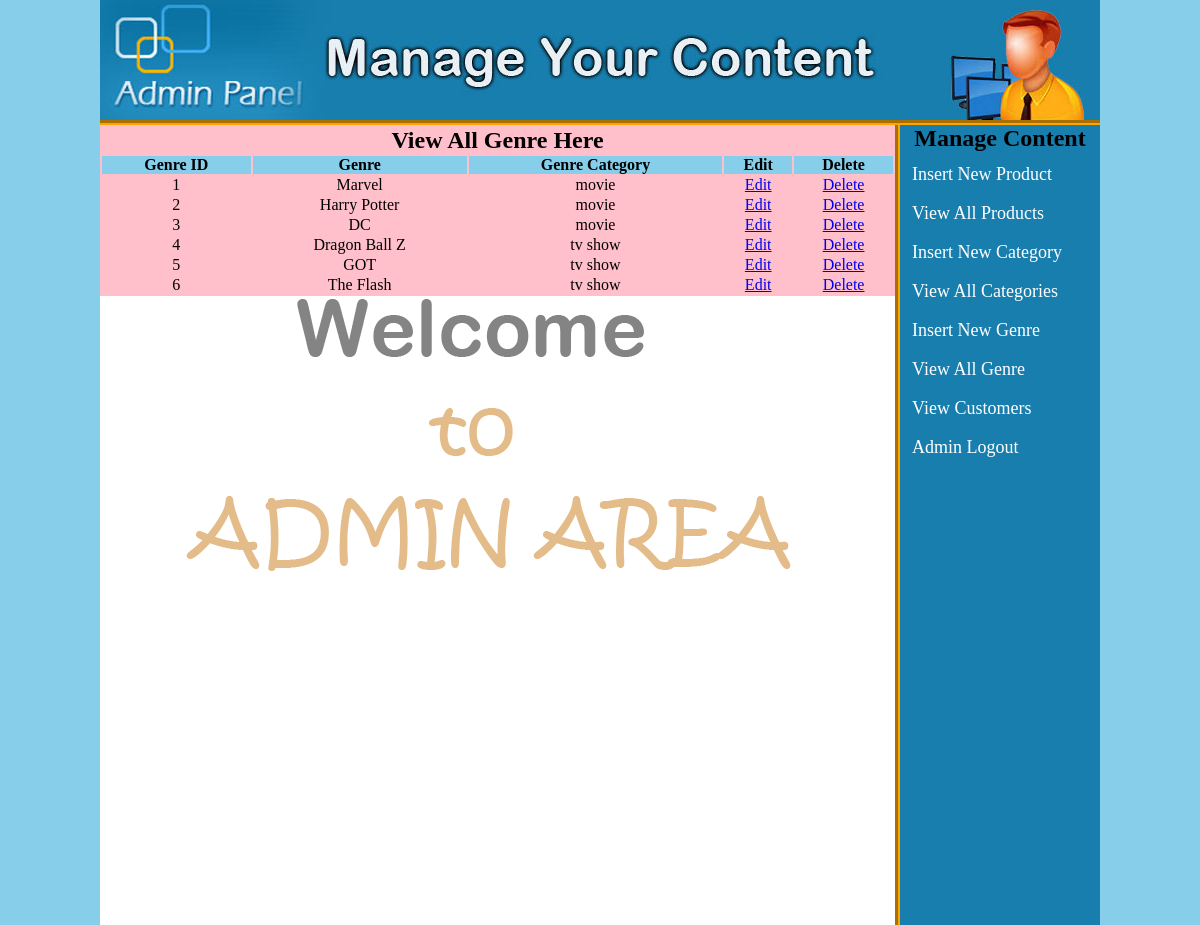
Screenshot of /admin_area/index.php?view_genre (signed in) with the database file from the repository.
### tables this page shows
CREATE TABLE `genre` (
  `movie_id` int(11) NOT NULL,
  `movie_name` varchar(20) NOT NULL,
  `movie_cat` varchar(10) NOT NULL
);

### admin_area/view_genre.php (the view)
<table width="795" align="center" bgcolor="pink">
	<tr align="center">
		<td colspan="6"><h2>View All Genre Here</h2></td>
	</tr>
	<tr align="center" bgcolor="skyblue">
		<th>Genre ID</th>
		<th>Genre</th>
		<th>Genre Category</th>
		<th>Edit</th>
		<th>Delete</th>
	</tr>
	<?php
	include("includes/db.php");
	$get_genre = "select * from genre";
	$run_genre = mysqli_query($con, $get_genre);
	$i = 0;
	while ($row_genre=mysqli_fetch_array($run_genre)){
		$movie_id = $row_genre['movie_id'];
		$movie_name = $row_genre['movie_name'];
		$movie_cat = $row_genre['movie_cat'];
		$i++;
	?>
	<tr align="center">
		<td><?php echo $i;?></td>
		<td><?php echo $movie_name;?></td>
		<td><?php echo $movie_cat;?></td>
		<td><a href="index.php?edit_genre=<?php echo $movie_id; ?>">Edit</a></td>
		<td><a href="delete_genre.php?delete_genre=<?php echo $movie_id;?>">Delete</a></td>
	</tr>
	<?php } ?>
</table>

### admin_area/styles/style.css (style rules this page uses)
html, body, div, span, applet, object, iframe, h1, h2, h3, h4, h5, h6, p, blockquote, pre, a, abbr, acronym, address, big, cite, code, del, dfn, em, img, ins, kbd, q, s, samp, small, strike, strong, sub, sup, tt, var, b, u, i, center, dl, dt, dd, ol, ul, li, fieldset, form, label, legend, table, caption, tbody, tfoot, thead, tr, th, td, article, aside, canvas, details, embed, figure, figcaption, footer, header, hgroup, menu, nav, output, ruby, section, summary, time, mark, audio, video { margin: 0; padding: 0; border: 0; vertical-align: baseline; }
body { background:skyblue; }

### rows the page displays
genre: movie_name "Marvel", movie_cat "movie"
genre: movie_name "Harry Potter", movie_cat "movie"
genre: movie_name "DC", movie_cat "movie"
genre: movie_name "Dragon Ball Z", movie_cat "tv show"
genre: movie_name "GOT", movie_cat "tv show"
genre: movie_name "The Flash", movie_cat "tv show"
